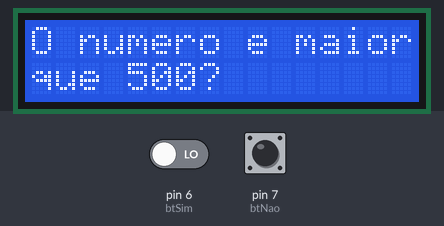
Recording of a sketch running on a simulated Arduino Uno, built with avr-gcc and run on an emulated ATmega328P. Shown: 16×2 character LCD. The inputs (shaded band) are chosen by the test bench; at power-on: pin 6 (btSim) LOW, pin 7 (btNao) LOW. What the sketch prints to the serial monitor is not drawn.

Above: at 1.2 s.
1.3 s: pin 6 (btSim) driven HIGH
At 1.94 s:
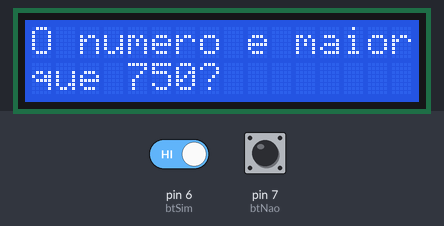
4.3 s: pin 6 (btSim) driven LOW
5.8 s: pin 7 (btNao) pulled HIGH for 1 s
At 7.6 s:
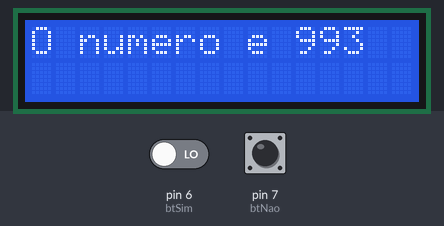
At 12.8 s:
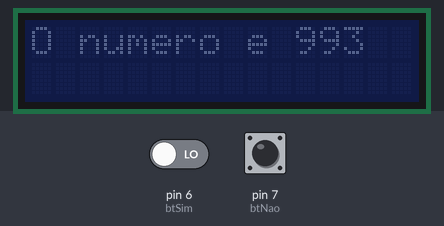
Timing chart, 0 to 14.3 s (numbered marks = the images above; inputs shaded):
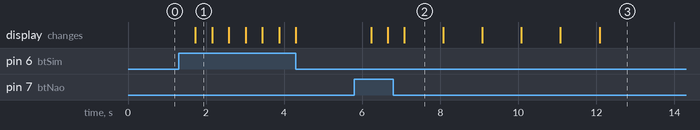

The sketch:

Adivinha_Numero_com_LCD.ino
```cpp
#include <Wire.h>
#include <LiquidCrystal_PCF8574.h>
LiquidCrystal_PCF8574 lcd(0x27);

#define btSim 6
#define btNao 7

float num, inicial = -1, ultimo = 1000; // inicial = número inicial, ultimo = o número máximo
bool btS = false, btN = false; // Da um valor inicial para que o while possa inicializar;

void setup() {
  Serial.begin(9600);
  lcd.begin (16, 2);
  pinMode(btSim, INPUT);
  pinMode(btNao, INPUT);
}

void calculaMedia() {
  num = floor(inicial + ultimo) / 2;
}

void loop() {
  for (int c = 0; c < 10; c ++) {
    calculaMedia();
    Serial.println(num);
    lcd.setBacklight(HIGH); // Liga o Backlight
    lcd.setCursor(0, 0);
    lcd.print("O numero e maior");
    lcd.setCursor(0, 1);
    lcd.print("que ");
    lcd.print(num, 0);
    lcd.print("?");

    while (!btN && !btS) {
      // Faz a leitura digital dos Pushbuttons
      btS = digitalRead(btSim);
      btN = digitalRead(btNao);

      if (digitalRead(btSim) == 1) {
        inicial = num;
      }
      else if (digitalRead(btNao) == 1) {
        ultimo = num;
      }
    }
    delay(200);

    // Reseta manualmente os valores da variavel bool
    btS = false;
    btN = false;
    delay(200);
    lcd.setBacklight(LOW);
    lcd.clear();
  }

  // Caso o ultimo número seja igual ao inicial, a instrução era para não arredondar, então, soma-se + 1 para chegar a resposta;
  if (inicial == ultimo || inicial + 1 == ultimo) {
    num = inicial + 1;
  }

  // Imprime no LCD display
  lcd.setCursor(0, 0);
  lcd.print("O numero e ");
  lcd.println(num, 0);

  for (int c = 0; c < 3; c ++) {
    lcd.setBacklight(HIGH);
    delay(1000);
    lcd.setBacklight(LOW);
    delay(1000);
  }
  delay(2000);
  lcd.clear();

  // Reseta os valores para os iniciais;
  num = 0;
  inicial = -1;
  ultimo = 1000;
}
```

Measured:
- after the input at 1.3 s, the display: changes after 0.43 s (image 1)
- after the input at 5.8 s, the display: first changes after 0.43 s (image 2 shows a later state)
- what the display in image 1 shows lasts 0.5 s, from 1.7 s to 2.2 s
- what the display in image 2 shows lasts 1.0 s, from 7.1 s to 8.1 s
